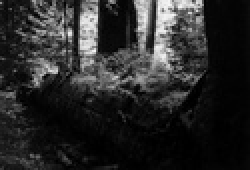
%> input picture s4.jpg, 125 x 85 px, shrunk from 405 x 275 before the run (shown 2 times larger)
$ octave gamma_transformation.m   (GNU Octave 9; MATLAB toolbox functions it lacks are replaced by stand-ins)
%> lines starting %> are read from the running program, lines starting %| are printed output that depends on the picture
clear all;
clc;

im = imread('s4.jpg');
%> im is the input picture: size 85x125x3 uint8; min 0, max 247, mean 41.5
im2d = (rgb2gray(im));
imd = double(im2d);
g = input('Enter the value of gammma : ');
%> the answer given: 3
[m,n] = size(imd);
%> m = 85; n = 125
output = abs((imd).^g);
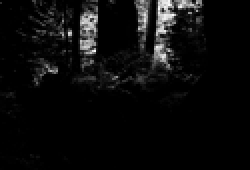
%> output: size 85x125 double (shown 2 times larger); min 0, max 15069223, mean 701712; drawn with min black and max white


mx = max(output(:));
%> mx = 15069223
mn = min(output(:));
%> mn = 0

for i=1:m
    for j=1:n
    output(i,j) = (255*output(i,j))/(mx-mn);
    end
end
output = uint8(output);
%> output: size 85x125 uint8

set(gcf,'Position',get(0,'Screensize'));
subplot(121),imshow(im),title('Original Image');
subplot(122),imshow(output),title('Outpt Image');

$ run again, with s5.jpg copied over s4.jpg
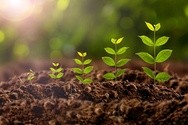
%> input picture s5.jpg, 188 x 125 px, shrunk from 612 x 408 before the run
%> im is the input picture: size 125x188x3 uint8; mean R, G, B 98.6, 84.9, 46.7
%> `im2d = (rgb2gray(im));`:
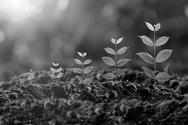
%> im2d: size 125x188 uint8; min 0, max 255, mean 84.6
%> `output = abs((imd).^g);`:
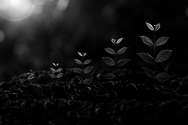
%> output: size 125x188 double; min 0, max 16581375, mean 1371193.6; drawn with min black and max white
%> mx = 16581375
%> mn = 0

$ run again, with macular-degeneration-wet.jpg copied over s4.jpg
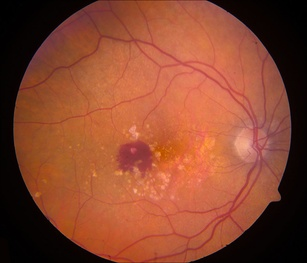
%> input picture macular-degeneration-wet.jpg, 307 x 263 px, shrunk from 1000 x 856 before the run
%> im is the input picture: size 263x307x3 uint8; mean R, G, B 137.3, 70.6, 46.9
%> `im2d = (rgb2gray(im));`:
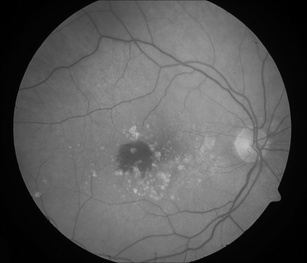
%> im2d: size 263x307 uint8; min 0, max 192, mean 87.8
%> `output = abs((imd).^g);`:
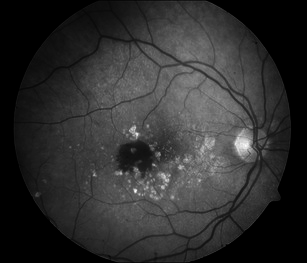
%> output: size 263x307 double; min 0, max 7077888, mean 1312560; drawn with min black and max white
%> mx = 7077888
%> mn = 0
